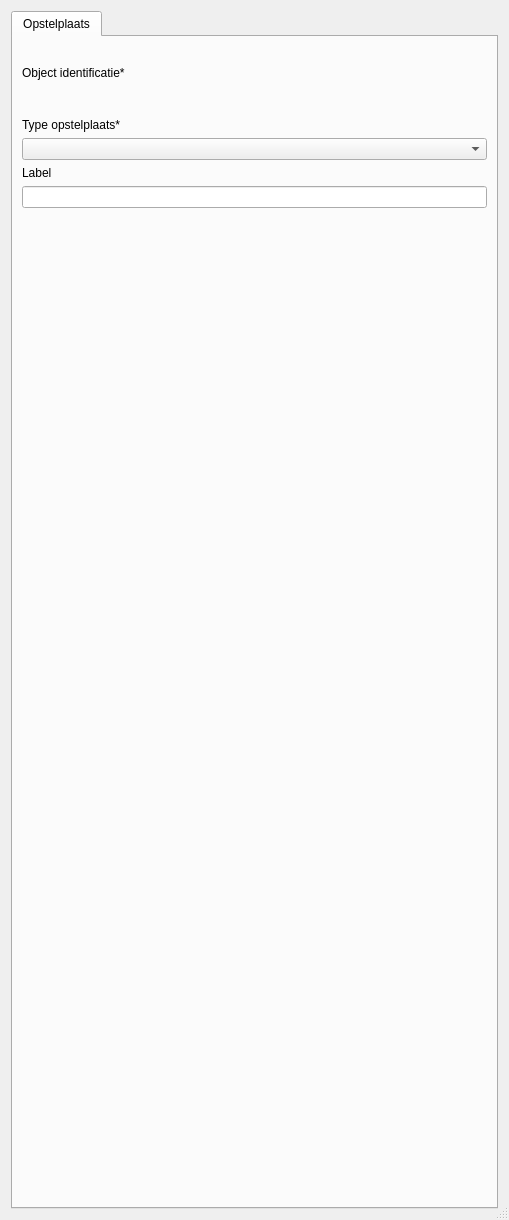
<?xml version="1.0" encoding="UTF-8"?>
<ui version="4.0">
 <class>pand_id_2</class>
 <widget class="QDialog" name="pand_id_2">
  <property name="geometry">
   <rect>
    <x>0</x>
    <y>0</y>
    <width>509</width>
    <height>1220</height>
   </rect>
  </property>
  <property name="sizePolicy">
   <sizepolicy hsizetype="Preferred" vsizetype="Minimum">
    <horstretch>0</horstretch>
    <verstretch>0</verstretch>
   </sizepolicy>
  </property>
  <property name="minimumSize">
   <size>
    <width>0</width>
    <height>0</height>
   </size>
  </property>
  <property name="windowTitle">
   <string>Dialog</string>
  </property>
  <property name="autoFillBackground">
   <bool>false</bool>
  </property>
  <property name="sizeGripEnabled">
   <bool>true</bool>
  </property>
  <layout class="QVBoxLayout" name="verticalLayout">
   <item>
    <widget class="QTabWidget" name="Objectgegevens_2">
     <property name="sizePolicy">
      <sizepolicy hsizetype="Preferred" vsizetype="Preferred">
       <horstretch>0</horstretch>
       <verstretch>0</verstretch>
      </sizepolicy>
     </property>
     <property name="autoFillBackground">
      <bool>true</bool>
     </property>
     <property name="currentIndex">
      <number>0</number>
     </property>
     <property name="documentMode">
      <bool>false</bool>
     </property>
     <widget class="QWidget" name="opstelplaats">
      <attribute name="title">
       <string>Opstelplaats</string>
      </attribute>
      <layout class="QVBoxLayout" name="verticalLayout_2">
       <item>
        <widget class="QLabel" name="label_4">
         <property name="text">
          <string/>
         </property>
         <property name="pixmap">
          <pixmap>Algemeen gevaar.svg</pixmap>
         </property>
        </widget>
       </item>
       <item>
        <widget class="QLabel" name="label_3">
         <property name="text">
          <string>Object identificatie*</string>
         </property>
        </widget>
       </item>
       <item>
        <widget class="QgsRelationReferenceWidget" name="object_id" native="true">
         <property name="sizePolicy">
          <sizepolicy hsizetype="Preferred" vsizetype="Preferred">
           <horstretch>0</horstretch>
           <verstretch>0</verstretch>
          </sizepolicy>
         </property>
         <property name="minimumSize">
          <size>
           <width>0</width>
           <height>26</height>
          </size>
         </property>
         <property name="whatsThis">
          <string/>
         </property>
        </widget>
       </item>
       <item>
        <widget class="QLabel" name="label_5">
         <property name="text">
          <string>Type opstelplaats*</string>
         </property>
        </widget>
       </item>
       <item>
        <widget class="QComboBox" name="soort">
         <property name="maxVisibleItems">
          <number>30</number>
         </property>
        </widget>
       </item>
       <item>
        <widget class="QLabel" name="label_6">
         <property name="text">
          <string>Label</string>
         </property>
        </widget>
       </item>
       <item>
        <widget class="QLineEdit" name="label"/>
       </item>
       <item>
        <spacer name="verticalSpacer">
         <property name="orientation">
          <enum>Qt::Vertical</enum>
         </property>
         <property name="sizeHint" stdset="0">
          <size>
           <width>20</width>
           <height>529</height>
          </size>
         </property>
        </spacer>
       </item>
      </layout>
      <zorder>label_4</zorder>
      <zorder>verticalSpacer</zorder>
      <zorder>label_3</zorder>
      <zorder>object_id</zorder>
      <zorder>label_5</zorder>
      <zorder>soort</zorder>
      <zorder>label</zorder>
      <zorder>label_6</zorder>
     </widget>
    </widget>
   </item>
  </layout>
 </widget>
 <customwidgets>
  <customwidget>
   <class>QgsRelationReferenceWidget</class>
   <extends>QWidget</extends>
   <header>qgsrelationreferencewidget.h</header>
  </customwidget>
 </customwidgets>
 <resources>
  <include location="image.qrc"/>
 </resources>
 <connections/>
</ui>
